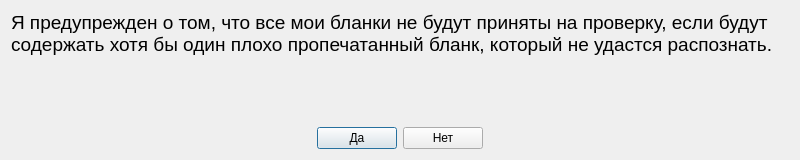
<?xml version="1.0" encoding="UTF-8"?>
<ui version="4.0">
 <class>PrintWarningDialogSingleUser</class>
 <widget class="QDialog" name="PrintWarningDialogSingleUser">
  <property name="geometry">
   <rect>
    <x>0</x>
    <y>0</y>
    <width>800</width>
    <height>160</height>
   </rect>
  </property>
  <property name="windowTitle">
   <string/>
  </property>
  <layout class="QVBoxLayout" name="verticalLayout">
   <item>
    <layout class="QHBoxLayout" name="horizontalLayout">
     <item>
      <widget class="QLabel" name="label">
       <property name="font">
        <font>
         <pointsize>14</pointsize>
        </font>
       </property>
       <property name="cursor">
        <cursorShape>ArrowCursor</cursorShape>
       </property>
       <property name="focusPolicy">
        <enum>Qt::NoFocus</enum>
       </property>
       <property name="text">
        <string>Я предупрежден о том, что все мои бланки не будут приняты на проверку, если будут содержать хотя бы один плохо пропечатанный бланк, который не удастся распознать.</string>
       </property>
       <property name="wordWrap">
        <bool>true</bool>
       </property>
      </widget>
     </item>
    </layout>
   </item>
   <item>
    <spacer name="verticalSpacer">
     <property name="orientation">
      <enum>Qt::Vertical</enum>
     </property>
     <property name="sizeHint" stdset="0">
      <size>
       <width>20</width>
       <height>40</height>
      </size>
     </property>
    </spacer>
   </item>
   <item>
    <layout class="QHBoxLayout" name="horizontalLayout_2">
     <item>
      <spacer name="horizontalSpacer">
       <property name="orientation">
        <enum>Qt::Horizontal</enum>
       </property>
       <property name="sizeHint" stdset="0">
        <size>
         <width>40</width>
         <height>20</height>
        </size>
       </property>
      </spacer>
     </item>
     <item>
      <widget class="QPushButton" name="yesButton">
       <property name="text">
        <string>Да</string>
       </property>
      </widget>
     </item>
     <item>
      <widget class="QPushButton" name="noButton">
       <property name="text">
        <string>Нет</string>
       </property>
      </widget>
     </item>
     <item>
      <spacer name="horizontalSpacer_2">
       <property name="orientation">
        <enum>Qt::Horizontal</enum>
       </property>
       <property name="sizeHint" stdset="0">
        <size>
         <width>40</width>
         <height>20</height>
        </size>
       </property>
      </spacer>
     </item>
    </layout>
   </item>
  </layout>
 </widget>
 <resources/>
 <connections>
  <connection>
   <sender>yesButton</sender>
   <signal>clicked()</signal>
   <receiver>PrintWarningDialogSingleUser</receiver>
   <slot>accept()</slot>
   <hints>
    <hint type="sourcelabel">
     <x>279</x>
     <y>138</y>
    </hint>
    <hint type="destinationlabel">
     <x>319</x>
     <y>79</y>
    </hint>
   </hints>
  </connection>
  <connection>
   <sender>noButton</sender>
   <signal>clicked()</signal>
   <receiver>PrintWarningDialogSingleUser</receiver>
   <slot>reject()</slot>
   <hints>
    <hint type="sourcelabel">
     <x>360</x>
     <y>138</y>
    </hint>
    <hint type="destinationlabel">
     <x>319</x>
     <y>79</y>
    </hint>
   </hints>
  </connection>
 </connections>
</ui>
